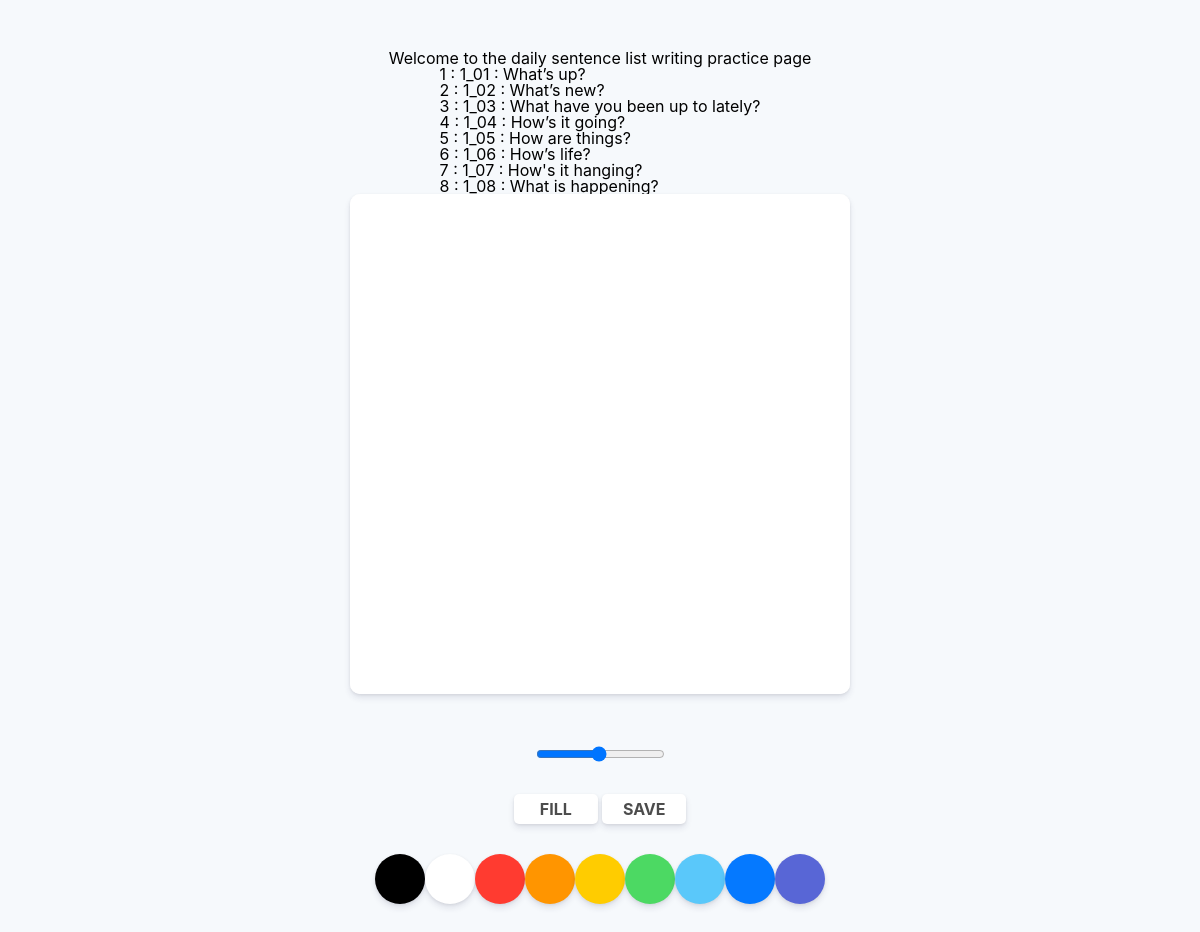
Screenshot of /sentence/write/ with the database file from the repository.
### sentence_learning/models.py (models this page shows, shortened)
class Sentence(models.Model):
    sentence_id = models.CharField(max_length=20)  # sentence id
    sentence = models.TextField()  # sentence content
    meaning = models.TextField(default='문장 뜻')  # sentence meaning

### sentence_learning/views.py (the view)
# urls.py: path('write/', write_sentence),
def write_sentence(request):
    sentence = Sentence.objects.all()
    context = {
        'sentence_list': sentence
    }
    return render(request, 'paint.html', context)

### templates/paint.html (shortened to what this page needs)
{% load static %}
<!DOCTYPE html>
<html lang="en">
<head>
    <link rel="stylesheet" href='{% static "css/styles.css" %}' />
</head>
<body>
    <h1>Welcome to the daily sentence list writing practice page</h1>
    <ul>
        {% for sentence in sentence_list %}
        <li>{{ sentence.id }} : {{ sentence.sentence_id }} : {{ sentence.sentence }}</li>
        {% endfor %}
    </ul>
    <canvas id="jsCanvas" class="canvas"> </canvas>
    <div class="controls">
        <div class="controls__range">
            <input type="range" id="jsRange" min="0.1" max="5.0" value="2.5" step="0.1">
        </div>
        <div class="controls__btns">
            <button id="jsMode">Fill</button>
            <button id="jsSave">Save</button>
        </div>
        <div class="controls__colors" id="jsColors">
            <div class="controls__color jsColor" style="background-color:black"> </div>
            <div class="controls__color jsColor" style="background-color:white"> </div>
            <div class="controls__color jsColor" style="background-color:#ff3b30"> </div>
            <div class="controls__color jsColor" style="background-color:#ff9500"> </div>
            <div class="controls__color jsColor" style="background-color:#ffcc00 "> </div>
            <div class="controls__color jsColor" style="background-color:#4cd963"> </div>
            <div class="controls__color jsColor" style="background-color:#5ac8fa"> </div>
            <div class="controls__color jsColor" style="background-color:#0579ff"> </div>
            <div class="controls__color jsColor" style="background-color:#5866d6"> </div>
        </div>
    </div>
</body>
</html>

### static/css/styles.css (style rules this page uses)
body { background-color:#f6f9fc; font-family: -apple-system, BlinkMacSystemFont, 'Segoe UI', Roboto, Oxygen, Ubuntu, Cantarell, 'Open Sans', 'Helvetica Neue', sans-serif; display: flex; flex-direction: column; align-items: center; padding: 50px 0px; }
.canvas { width: 500px; height: 500px; background-color: white; border-radius: 10px; box-shadow: 0 4px 6px rgba(50, 50, 93, 0.11), 0 1px 3px rgba(0,0,0,0.08); }
.controls { margin-top: 50px; display: flex; flex-direction: column; align-items: center; }
.controls .controls__btns { margin-bottom: 30px; }
.controls__btns button { all: unset; cursor: pointer; background-color: white; padding: 5px 0px; width: 80px; text-align: center; border-radius: 5px; box-shadow: 0 4px 6px rgba(50, 50, 93, 0.11), 0 1px 3px rgba(0,0,0,0.08); border: 2px solid rgba(0,0,0,0); color: rgba(0,0,0,0.7); text-transform: uppercase; font-weight: 700; font-size: 12; }
.controls .controls__colors { display: flex; }
.controls__colors .controls__color { width: 50px; height: 50px; border-radius: 25px; box-shadow: 0 4px 6px rgba(50, 50, 93, 0.11), 0 1px 3px rgba(0,0,0,0.08); }
.controls .controls__range { margin-bottom: 30px; }

### rows the page displays
Sentence: id "1", sentence_id "1_01", sentence "What’s up?"
Sentence: id "2", sentence_id "1_02", sentence "What’s new?"
Sentence: id "3", sentence_id "1_03", sentence "What have you been up to lately?"
Sentence: id "4", sentence_id "1_04", sentence "How’s it going?"
Sentence: id "5", sentence_id "1_05", sentence "How are things?"
Sentence: id "6", sentence_id "1_06", sentence "How’s life?"
Sentence: id "7", sentence_id "1_07", sentence "How's it hanging?"
Sentence: id "8", sentence_id "1_08", sentence "What is happening?"
